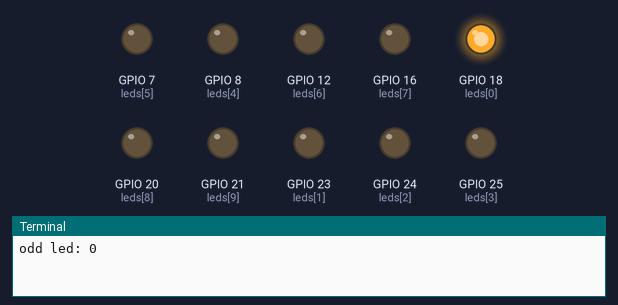
A program run on a simulated Raspberry Pi (BCM pin numbers). Parts: output pins drawn as LEDs (lit = HIGH), the last lines printed to the terminal.

Above: at 0.1 s.
At 6.1 s:
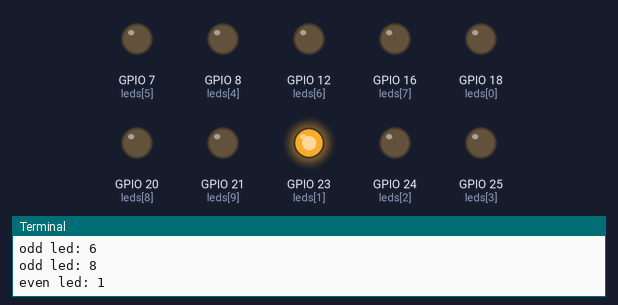
At 11.1 s:
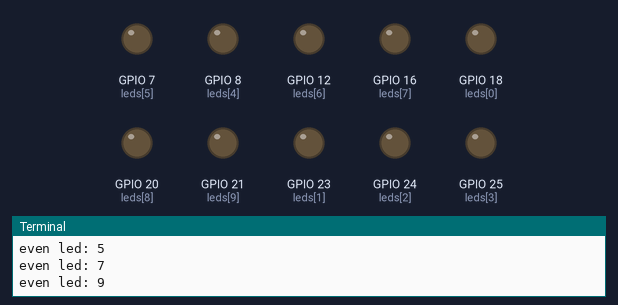
At 17.1 s:
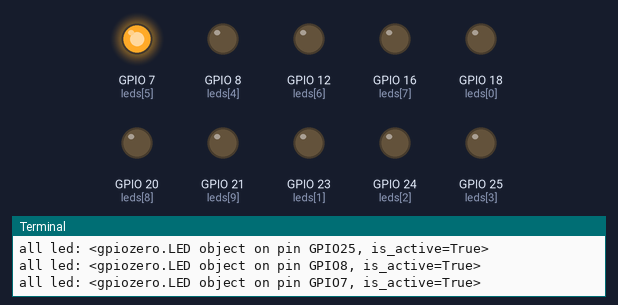
At 24.1 s:
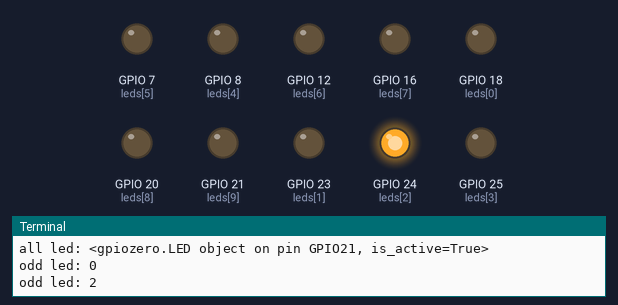
At 39.1 s:
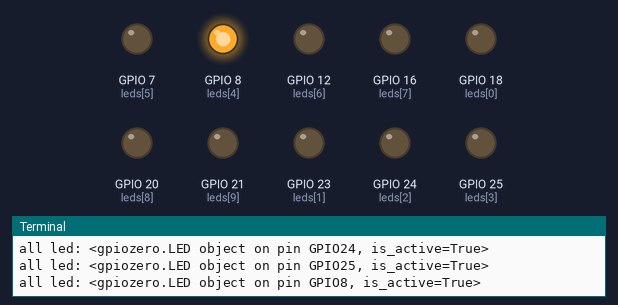
Timing chart, 0 to 40.0 s (numbered marks = the images above):
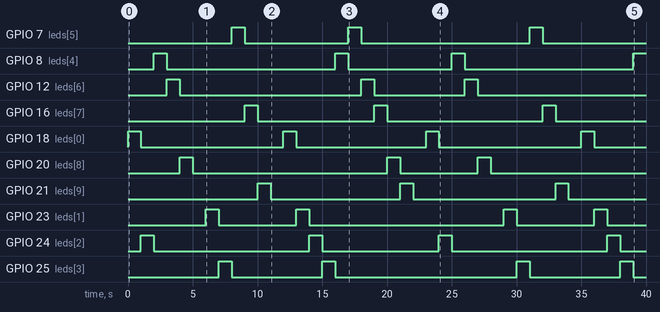

The program:

led_bar.py
```python
from gpiozero import LED
from time import sleep

#define LED pin
led_pins = [18,23,24,25,8,7,12,16,20,21]

# create LED
leds = [LED(pin) for pin in led_pins]

def odd_led():
    for i in range(5):
        j = i * 2
        leds[j].on()
        print(f'odd led: {j}')
        sleep(1)
        leds[j].off()

def even_led():
    for i in range(5):
        j = i * 2 + 1
        leds[j].on()
        print(f'even led: {j}')
        sleep(1)
        leds[j].off()

def all_led():
    for led in leds:
        led.on()
        print(f'all led: {led}')
        sleep(1)
        led.off()

def turn_off():
    for led in leds:
        led.off()

try:
    while True:
        odd_led()
        sleep(1)
        even_led()
        sleep(1)
        all_led()
        sleep(1)
except KeyboardInterrupt:
    print('Existing...')
    turn_off()
finally:
    pass
```

Measured:
- by itself, GPIO 7 (leds[5]): goes HIGH 1.0 s, LOW 8.0 s, HIGH 1.0 s, LOW 13.0 s, HIGH 1.0 s, then LOW
- by itself, GPIO 8 (leds[4]): goes HIGH 1.0 s, LOW 13.0 s, HIGH 1.0 s, LOW 8.0 s, HIGH 1.0 s, LOW 13.0 s, then HIGH
- by itself, GPIO 12 (leds[6]): goes HIGH 1.0 s, LOW 14.0 s, HIGH 1.0 s, LOW 7.0 s, HIGH 1.0 s, then LOW
- by itself, GPIO 16 (leds[7]): goes HIGH 1.0 s, LOW 9.0 s, HIGH 1.0 s, LOW 12.0 s, HIGH 1.0 s, then LOW
- by itself, GPIO 18 (leds[0]): alternates HIGH for 1.0 s and LOW for 11.0 s
- by itself, GPIO 20 (leds[8]): goes HIGH 1.0 s, LOW 15.0 s, HIGH 1.0 s, LOW 6.0 s, HIGH 1.0 s, then LOW
- by itself, GPIO 21 (leds[9]): alternates HIGH for 1.0 s and LOW for 10.5 s
- by itself, GPIO 23 (leds[1]): LOW → HIGH at 6.0 s, → LOW 1.0 s later, → HIGH 6.0 s later, → LOW 1.0 s later, … (8 changes in this stretch)
